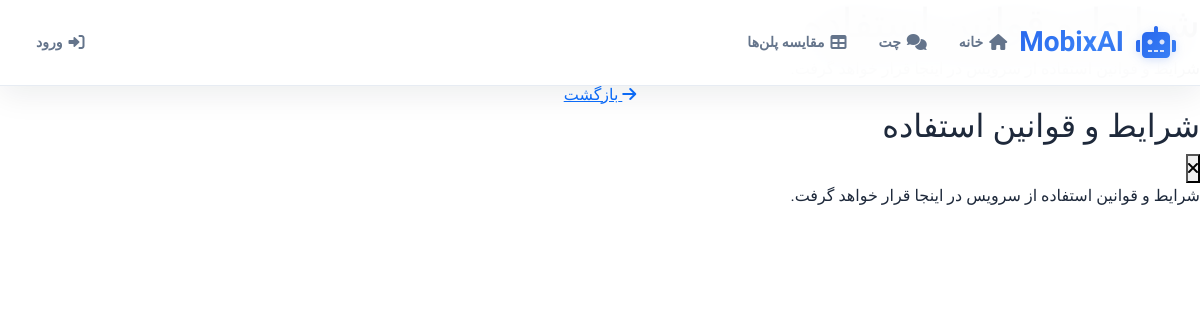
/terms-and-conditions/, run on the app's committed database.
### core/models.py (models this page shows, shortened)
class TermsAndConditions(models.Model):
    title = models.CharField(max_length=200, default="شرایط و قوانین استفاده", verbose_name="عنوان")
    content = models.TextField(
        verbose_name="محتوای شرایط و قوانین",
        help_text="محتوای شرایط و قوانین استفاده از سرویس را وارد کنید",
        default="شرایط و قوانین استفاده از سرویس در اینجا قرار خواهد گرفت."
    )
    is_active = models.BooleanField(default=True, verbose_name="فعال")
    created_at = models.DateTimeField(auto_now_add=True, verbose_name="تاریخ ایجاد")
    updated_at = models.DateTimeField(auto_now=True, verbose_name="آخرین بروزرسانی")
    class Meta:
        verbose_name = "شرایط و قوانین"
        verbose_name_plural = "شرایط و قوانین"
        db_table = 'terms_and_conditions'
    @classmethod
    def get_active_terms(cls):
        return cls.objects.filter(is_active=True).first()

### core/views.py (the view, shortened to what this page needs)
# urls.py: path('terms-and-conditions/', views.terms_and_conditions, name='terms_and_conditions'),
def terms_and_conditions(request):
    terms = TermsAndConditions.get_active_terms()
    context = {
        'terms': terms
    }
    return render(request, 'terms_and_conditions.html', context)

### templates/terms_and_conditions.html (shortened to what this page needs)
{% extends 'base.html' %}
{% load static %}
{% block content %}
<div class="terms-container">
    <div class="terms-header">
        <h1 class="terms-title">{{ terms.title }}</h1>
    </div>
    <div class="terms-content">
    </div>
    <div style="text-align: center;">
        <a href="javascript:history.back()" class="back-button">
            <i class="fas fa-arrow-right"></i>
            بازگشت
        </a>
    </div>
</div>
<div class="terms-modal-overlay" id="termsModalOverlay">
    <div class="terms-modal" id="termsModal">
        <div class="terms-modal-header">
            <h2 class="terms-modal-title">{{ terms.title }}</h2>
            <button class="terms-modal-close" id="termsModalClose">
                <i class="fas fa-times"></i>
            </button>
        </div>
        <div class="terms-modal-body" id="termsModalBody">
            {{ terms.content|safe }}
        </div>
    </div>
</div>
{% endblock %}

### static/css/navigation.css (style rules this page uses)
html, body { width: 100%; height: 100%; margin: 0; padding: 0; overflow-x: hidden; }
body { background: var(--background); font-family: 'Vazirmatn', sans-serif; position: relative; }

### static/css/auth-forms.css (style rules this page uses)
:root { --primary: #2563eb; --primary-dark: #1d4ed8; --secondary: #10b981; --accent: #8b5cf6; --text-primary: #1e293b; --text-secondary: #475569; --text-muted: #94a3b8; --white: #ffffff; --light-bg: #f8fafc; --border: #cbd5e1; --error: #ef4444; --success: #10b981; --space-2xs: 4px; --space-xs: 8px; --space-sm: 12px; --space-md: 16px; --space-lg: 24px; --space-xl: 32px; --space-2xl: 40px; --input-height: 48px; --button-height: 50px; --icon-size: 20px; --radius-sm: 6px; --radius-md: 10px; --radius-lg: 16px; --shadow-sm: 0 1px 2px rgba(0, 0, 0, 0.05); --shadow: 0 4px 6px -1px rgba(0, 0, 0, 0.1); --shadow-lg: 0 10px 15px -3px rgba(0, 0, 0, 0.1); --transition: all 0.2s ease-in-out; }
* { margin: 0; padding: 0; box-sizing: border-box; }
html { font-size: 16px; height: 100%; }
body { font-family: 'Vazir', Tahoma, sans-serif; color: var(--text-primary); line-height: 1.6; direction: rtl; background: linear-gradient(135deg, #4f46e5, #3b82f6, #0ea5e9); min-height: 100vh; padding: 0; margin: 0; -webkit-font-smoothing: antialiased; -moz-osx-font-smoothing: grayscale; -webkit-text-size-adjust: 100%; }
body { -ms-overflow-style: none; scrollbar-width: none; }

### data on the page
TermsAndConditions: title "شرایط و قوانین استفاده", content "شرایط و قوانین استفاده از سرویس در اینجا قرار خواهد گرفت."
